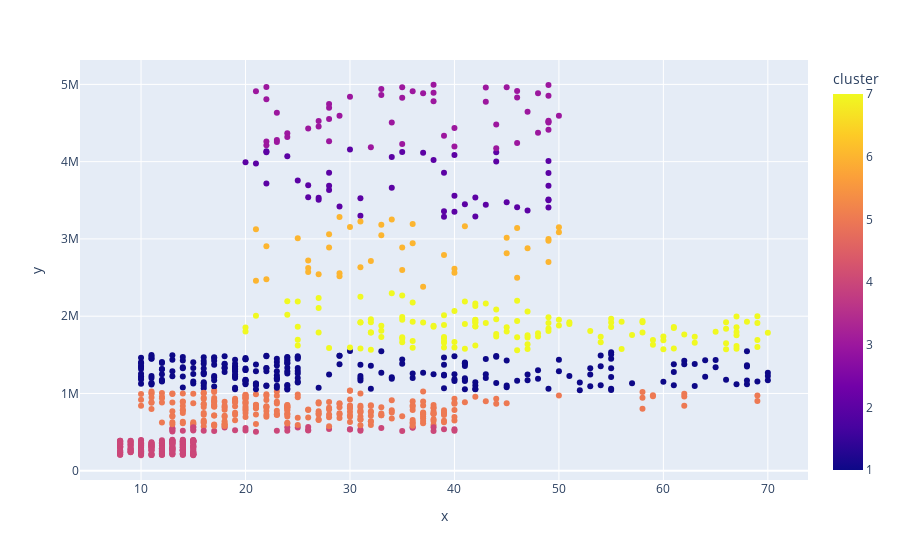

The notebook cell saved with this chart:
### Code cell
from sklearn.manifold import TSNE
import plotly.express as px

fig = px.scatter(
    x=employee_data["no_employees"],
    y=employee_data["annual_revenue"],
    color=employee_data.cluster,
    labels={"color": "cluster"},
)
fig.show()

### Figure 1 — Plotly figure (JSON) as saved in the notebook; plotly's stock layout.template omitted (floating-point values rounded to 4 significant figures; data arrays with more than 128 entries replaced by an {"elided": "..."} marker saying what was removed)
{"data": [{"hovertemplate": "x=%{x}<br>y=%{y}<br>cluster=%{marker.color}<extra></extra>", "legendgroup": "", "marker": {"color": {"elided": "1000 int values"}, "coloraxis": "coloraxis", "symbol": "circle"}, "mode": "markers", "name": "", "orientation": "v", "showlegend": false, "type": "scatter", "x": {"elided": "1000 int values"}, "xaxis": "x", "y": {"elided": "1000 int values"}, "yaxis": "y"}], "layout": {"coloraxis": {"colorbar": {"title": {"text": "cluster"}}, "colorscale": [[0, "#0d0887"], [0.1111, "#46039f"], [0.2222, "#7201a8"], [0.3333, "#9c179e"], [0.4444, "#bd3786"], [0.5556, "#d8576b"], [0.6667, "#ed7953"], [0.7778, "#fb9f3a"], [0.8889, "#fdca26"], [1, "#f0f921"]]}, "legend": {"tracegroupgap": 0}, "margin": {"t": 60}, "xaxis": {"anchor": "y", "domain": [0, 1], "title": {"text": "x"}}, "yaxis": {"anchor": "x", "domain": [0, 1], "title": {"text": "y"}}}}
